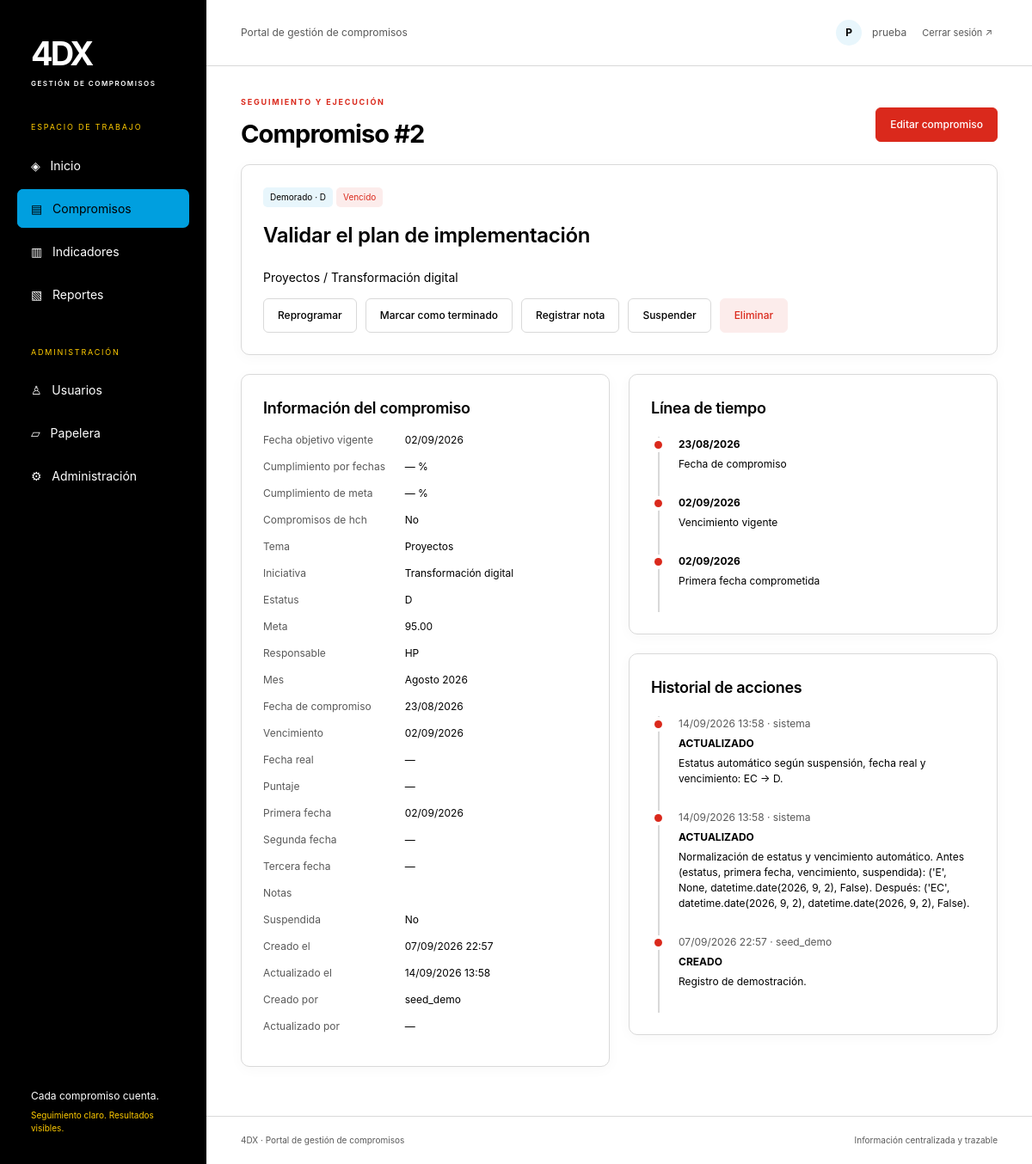
Page /compromisos/2/ (signed in) on the committed database.
### compromisos/models.py (models this page shows, shortened)
class Compromiso(models.Model):
    compromiso_hch = models.BooleanField("Compromisos de HCH", default=False)
    tema = models.CharField("Tema", max_length=150, db_index=True)
    iniciativa = models.CharField("Iniciativa", max_length=250, db_index=True)
    tarea = models.TextField("Tarea")
    status = models.CharField("Estatus", max_length=30, db_index=True, choices=[("EC", "En curso"), ("S", "Suspendido"), ("T", "Terminado"), ("D", "Demorado")])
    meta = models.DecimalField(
        "Meta",
        max_digits=12,
        decimal_places=2,
        null=True,
        blank=True,
        validators=[MinValueValidator(0)],
    )
    responsable_pyp = models.CharField("Responsable", max_length=150, db_index=True)
    mes = models.CharField("Mes", max_length=30, blank=True, db_index=True)
    fecha_de_compromiso = models.DateField("Fecha de compromiso", null=True, blank=True)
    fecha_de_vencimiento = models.DateField(
        "Vencimiento", null=True, blank=True, db_index=True
    )
    fecha_real = models.DateField("Fecha real", null=True, blank=True, db_index=True)
    puntaje = models.DecimalField(
        "Puntaje",
        max_digits=12,
        decimal_places=2,
        null=True,
        blank=True,
        validators=[MinValueValidator(0)],
    )
    primera_fecha = models.DateField(null=True, blank=True)
    segunda_fecha = models.DateField(null=True, blank=True)
    tercera_fecha = models.DateField(null=True, blank=True)
    notas = models.TextField("Notas", blank=True)
    suspendida = models.BooleanField("Suspendida", default=False, db_index=True)
    created_at = models.DateTimeField(auto_now_add=True)
    updated_at = models.DateTimeField(auto_now=True)
    created_by = models.CharField(max_length=150, null=True, blank=True)
    updated_by = models.CharField(max_length=150, null=True, blank=True)
    deleted_at = models.DateTimeField(null=True, blank=True)
    objects = Activos()
    all_objects = models.Manager()
    class Meta:
        db_table = "compromisos"
        ordering = ["-created_at"]
        permissions = [
            ("restore_compromiso", "Puede restaurar compromisos"),
            ("purge_compromiso", "Puede eliminar definitivamente"),
        ]
    @property
    def estatus_actual(self):
        from .status import calcular_estatus
        return getattr(self, "estatus", None) or calcular_estatus(self)
    @property
    def fecha_objetivo_vigente(self):
        from .services import fecha_objetivo
        return fecha_objetivo(self)
    @property
    def situacion_plazo(self):
        from .services import situacion
        return situacion(self)
    @property
    def cumplimiento_meta(self):
        return (
            (self.puntaje / self.meta * 100).quantize(Decimal(".01"))
            if self.meta and self.meta > 0 and self.puntaje is not None
            else None
        )

class HistorialCompromiso(models.Model):
    compromiso = models.ForeignKey(
        Compromiso, on_delete=models.CASCADE, related_name="historial"
    )
    accion = models.CharField(max_length=30)
    descripcion = models.TextField()
    usuario = models.CharField(max_length=150)
    fecha = models.DateTimeField(auto_now_add=True)
    class Meta:
        ordering = ["-fecha", "-id"]

### compromisos/views.py (the view)
# urls.py: path("<int:pk>/", views.detalle, name="detalle"),
@login_required
def detalle(request, pk):
    c = get_object_or_404(
        base().prefetch_related("reprogramaciones", "historial"), pk=pk
    )
    def presentar(value):
        if isinstance(value, datetime):
            return timezone.localtime(value).strftime("%d/%m/%Y %H:%M")
        if isinstance(value, date):
            return value.strftime("%d/%m/%Y")
        if isinstance(value, bool):
            return "Sí" if value else "No"
        return value
    etiquetas = {
        "created_at": "Creado el",
        "updated_at": "Actualizado el",
        "created_by": "Creado por",
        "updated_by": "Actualizado por",
    }
    campos = [
        (
            etiquetas.get(field.name, str(field.verbose_name).capitalize()),
            presentar(c.estatus_actual if field.name == "status" else getattr(c, field.name)),
        )
        for field in c._meta.fields
        if field.name not in ["id", "tarea", "deleted_at"]
    ]
    return render(
        request,
        "compromisos/detail.html",
        {"title": f"Compromiso #{c.pk}", "c": c, "campos": campos},
    )

### compromisos/models.py (called while the page is built)
    def get_queryset(self):
        return super().get_queryset().filter(deleted_at__isnull=True)

### compromisos/permissions.py (called while the page is built)
def admin(user):
    return user.is_authenticated and (
        user.is_superuser or user.groups.filter(name="Administrador").exists()
    )

def editor(user):
    return admin(user) or (
        user.is_authenticated and user.has_perm("compromisos.change_compromiso")
    )

def context(request):
    return {"can_edit": editor(request.user), "is_admin": admin(request.user)}

### compromisos/scoring.py (called while the page is built)
def expresion_puntaje():
    return Case(
        When(fecha_real__isnull=True, then=Value(None)),
        When(
            fecha_real__lte=F("primera_fecha"),
            then=Value(100),
        ),
        When(fecha_real__lte=F("segunda_fecha"), then=Value(80)),
        default=Value(60),
        output_field=IntegerField(),
    )

### compromisos/services.py (called while the page is built)
def fecha_objetivo(c):
    return (
        c.tercera_fecha or c.segunda_fecha or c.primera_fecha or c.fecha_de_vencimiento
    )

def situacion(c, hoy=None):
    hoy = hoy or timezone.localdate()
    objetivo = fecha_objetivo(c)
    if c.suspendida:
        return "Suspendido"
    if not objetivo:
        return "Por definir"
    if c.fecha_real:
        return (
            "Cumplido a tiempo"
            if c.fecha_real <= objetivo
            else "Cumplido fuera de plazo"
        )
    dias = (objetivo - hoy).days
    return (
        "Vencido"
        if dias < 0
        else "Por vencer"
        if dias <= settings.DUE_SOON_DAYS
        else "En plazo"
    )

### compromisos/status.py (called while the page is built)
def expresion_estatus(hoy):
    return Case(
        When(suspendida=True, then=Value("S")),
        When(fecha_real__isnull=False, then=Value("T")),
        When(objetivo__lt=hoy, then=Value("D")),
        default=Value("EC"), output_field=CharField(),
    )

### templates/compromisos/detail.html
{% extends 'base.html' %}{% block heading_actions %}{% if can_edit %}<a class="button" href="{% url 'editar' c.pk %}">Editar compromiso</a>{% endif %}{% endblock %}{% block content %}<section class="panel detail-heading"><span class="badge">{{ c.estado_nombre }} · {{ c.estatus_actual }}</span> <span class="badge" data-status="{{ c.situacion_plazo }}">{{ c.situacion_plazo }}</span><h2>{{ c.tarea }}</h2><p>{{ c.tema }} / {{ c.iniciativa }}</p><div class="actions">{% if can_edit %}<a class="button secondary" href="{% url 'accion' c.pk 'reprogramar' %}">Reprogramar</a><a class="button secondary" href="{% url 'accion' c.pk 'cerrar' %}">Marcar como terminado</a><a class="button secondary" href="{% url 'accion' c.pk 'nota' %}">Registrar nota</a>{% if c.suspendida %}<a class="button secondary" href="{% url 'accion' c.pk 'reactivar' %}">Reactivar</a>{% else %}<a class="button secondary" href="{% url 'accion' c.pk 'suspender' %}">Suspender</a>{% endif %}{% endif %}{% if is_admin %}<a class="button destructive" href="{% url 'accion' c.pk 'eliminar' %}">Eliminar</a>{% endif %}</div></section><div class="detail-grid"><section class="panel padded"><h2>Información del compromiso</h2><dl><dt>Fecha objetivo vigente</dt><dd>{{ c.fecha_objetivo_vigente|date:'d/m/Y'|default:'Por definir' }}</dd><dt>Cumplimiento por fechas</dt><dd>{{ c.puntaje|default_if_none:"—" }} %</dd><dt>Cumplimiento de meta</dt><dd>{{ c.cumplimiento_meta|default_if_none:'—' }} %</dd>{% for name, value in campos %}<dt>{{ name }}</dt><dd>{{ value|default_if_none:'—'|linebreaksbr }}</dd>{% endfor %}</dl></section><div><section class="panel padded"><h2>Línea de tiempo</h2><div class="timeline"><article><b>{{ c.fecha_de_compromiso|date:'d/m/Y'|default:'Por definir' }}</b><p>Fecha de compromiso</p></article><article><b>{{ c.fecha_de_vencimiento|date:'d/m/Y'|default:'Por definir' }}</b><p>Vencimiento vigente</p></article>{% if c.primera_fecha %}<article><b>{{ c.primera_fecha|date:'d/m/Y' }}</b><p>Primera fecha comprometida</p></article>{% endif %}{% if c.segunda_fecha %}<article><b>{{ c.segunda_fecha|date:'d/m/Y' }}</b><p>Segunda fecha comprometida</p></article>{% endif %}{% if c.tercera_fecha %}<article><b>{{ c.tercera_fecha|date:'d/m/Y' }}</b><p>Tercera fecha comprometida</p></article>{% endif %}{% for r in c.reprogramaciones.all %}<article><b>{{ r.fecha_nueva|date:'d/m/Y' }}</b><p>Reprogramación {{ r.numero_reprogramacion }}</p><small>{{ r.motivo }}</small></article>{% endfor %}{% if c.fecha_real %}<article><b>{{ c.fecha_real|date:'d/m/Y' }}</b><p>Fecha real de cierre</p></article>{% endif %}</div></section><section class="panel padded"><h2>Historial de acciones</h2><div class="timeline">{% for h in c.historial.all %}<article><small>{{ h.fecha|date:'d/m/Y H:i' }} · {{ h.usuario }}</small><p><b>{{ h.accion }}</b></p><p>{{ h.descripcion|linebreaksbr }}</p></article>{% empty %}<p>Sin acciones registradas.</p>{% endfor %}</div></section></div></div>{% endblock %}

### templates/base.html (shortened to what this page needs)
{% load static %}<!doctype html><html lang="es"><head><link rel="stylesheet" href="{% static 'css/portal.css' %}"></head><body>
<aside class="sidebar"><a class="brand" href="/">4DX<span>GESTIÓN DE COMPROMISOS</span></a><div class="workspace">ESPACIO DE TRABAJO</div><nav><a href="/" {% if request.path == '/' %}class="active"{% endif %}>◈ &nbsp; Inicio</a><a href="{% url 'listado' %}" {% if '/compromisos/' in request.path %}class="active"{% endif %}>▤ &nbsp; Compromisos</a><a href="{% url 'indicadores' %}" {% if '/indicadores/' in request.path %}class="active"{% endif %}>▥ &nbsp; Indicadores</a><a href="{% url 'reportes' %}" {% if '/reportes/' in request.path %}class="active"{% endif %}>▧ &nbsp; Reportes</a>{% if is_admin %}<div class="workspace">ADMINISTRACIÓN</div><a href="{% url 'usuarios' %}">♙ &nbsp; Usuarios</a><a href="{% url 'papelera' %}">▱ &nbsp; Papelera</a><a href="{% url 'estados' %}">⚙ &nbsp; Administración</a>{% endif %}</nav><div class="sidebar-foot">Cada compromiso cuenta.<small>Seguimiento claro. Resultados visibles.</small></div></aside>
<div class="main"><header class="topbar"><span>Portal de gestión de compromisos</span><div class="account"><span class="avatar">{{ user.username|first|upper }}</span>{{ user.get_full_name|default:user.username }}<form method="post" action="{% url 'logout' %}">{% csrf_token %}<button class="link">Cerrar sesión ↗</button></form></div></header><main><div class="page-heading"><div><div class="eyebrow">SEGUIMIENTO Y EJECUCIÓN</div><h1>{{ title }}</h1></div>{% block heading_actions %}{% endblock %}</div>{% for message in messages %}<div class="alert" role="status">{{ message }}</div>{% endfor %}{% block content %}{% endblock %}</main><footer>4DX · Portal de gestión de compromisos <span>Información centralizada y trazable</span></footer></div></body></html>

### rows in the picture
Compromiso: estado_nombre "Demorado", estatus_actual "D", situacion_plazo "Vencido", tarea "Validar el plan de implementación", tema "Proyectos", iniciativa "Transformación digital", fecha_objetivo_vigente "02/09/2026", puntaje "—", cumplimiento_meta "—", campos "Proyectos" "Transformación digital" "95.00" "HP" "Agosto 2026" "seed_demo", fecha_de_compromiso "23/08/2026", fecha_de_vencimiento "02/09/2026", primera_fecha "02/09/2026"
HistorialCompromiso: fecha "07/09/2026 22:57", usuario "seed_demo", accion "CREADO", descripcion "Registro de demostración."

### other values in the picture
{{ user.username|first|upper }} "P"
{{ user.get_full_name|default:user.username }} "prueba"
{{ title }} "Compromiso #2"
{{ name }} "Compromisos de hch" "Tema" "Iniciativa" "Estatus" "Meta" "Responsable" "Mes" "Fecha de compromiso" "Vencimiento" "Fecha real" "Puntaje" "Primera fecha" "Segunda fecha" "Tercera fecha" "Notas" "Suspendida" "Creado el" "Actualizado el" "Creado por" "Actualizado por"
{{ value|default_if_none:'—'|linebreaksbr }} "No" "D" "23/08/2026" "02/09/2026" "—" "—" "02/09/2026" "—" "—" "No" "07/09/2026 22:57" "14/09/2026 13:58" "—"
